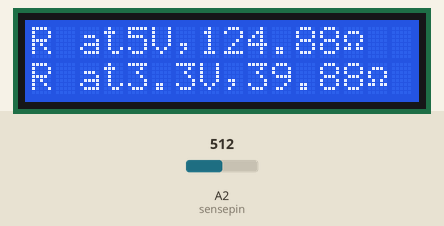
The sketch below on a simulated Arduino Uno, built with avr-gcc and run on an emulated ATmega328P. Shown: 16×2 character LCD. The inputs (shaded band) are chosen by the test bench; at power-on: A2 (sensepin) = 512.

Above: at 14.7 s.
14.8 s: A2 (sensepin) set to 0
At 18.4 s:
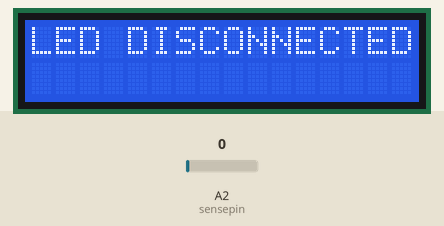
28.3 s: A2 (sensepin) set to 122
At 29.2 s:
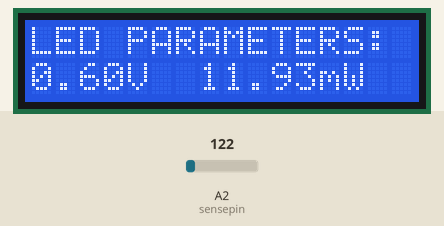
41.8 s: A2 (sensepin) set to 306
At 47.1 s:
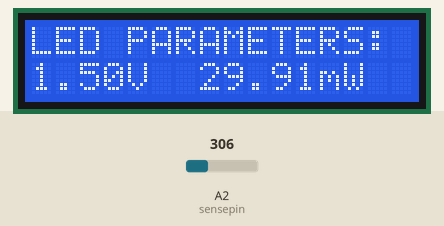
Timing chart, 0 to 48.6 s (numbered marks = the images above; inputs shaded):
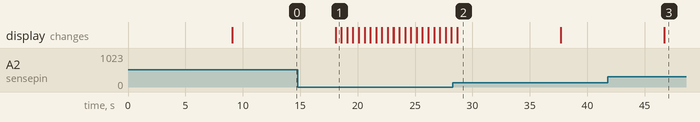

Measured:
- after the input at 14.8 s, the display: first differs from a run without the input after 3.3 s (image 1)
- after the input at 28.3 s, the display: first differs from a run without the input after 0.38 s (image 2)
- what the display in image 1 shows lasts 0.5 s, from 18.1 s to 18.6 s
- what the display in image 2 shows lasts 9.0 s, from 28.7 s to 37.7 s

The sketch:

LED_configuration_system.ino
```cpp
#include <LiquidCrystal.h>

const float voltageTotal = 5.0;
const float current = 0.02;
const float voltageAlt = 3.3;
const char ohm = 0xf4;
//voltage reading resoulution factor
const float resolution = (5.0 / 1023.0);
//assign the pins of the LCD to respective sockets of Arduino
const int rs = 12, en = 11, d4 = 5, d5 = 4, d6 = 3, d7 = 2;
//Initialize the library with 4 bit data exchange interface
int sensepin = A2;
int Read;
float voltage;
float resistance;
float resistanceAlt;
float power;

LiquidCrystal lcd(rs, en, d4, d5, d6, d7);
void setup() {
  //initialize 16x2 LCD
  lcd.begin(16, 2);
}

void loop() {
  //read analog signal
  Read = analogRead(sensepin);
  voltage = Read * resolution;
  resistance = (voltageTotal - voltage) / current;
  power = voltage * current;
  //Resistance at different source voltage
  resistanceAlt = ((voltageAlt - voltage) / current);

 //checks wheather LED is connected

 if (voltage<5.0 && voltage>0)
 {
    lcd.setCursor(0, 0);
    lcd.print("LED PARAMETERS:");
    lcd.setCursor(0, 1);
    lcd.print(voltage);
    lcd.print("V  ");
    lcd.print(power * 1000);
    lcd.print("mW");
    delay(9000);
    lcd.clear();

    //displaying LED recomendations at 5 volt supply
    lcd.setCursor(0, 0);
    lcd.print("R at5V,");
    lcd.print(resistance);
    lcd.print(ohm);
    //displaying LED recomendations at 3.3 volt supply
    lcd.setCursor(0, 1);
    lcd.print("R at3.3V,");
    lcd.print(resistanceAlt);
    lcd.print(ohm);
    delay(9000);
    lcd.clear();
  }
  else if (voltage = 5.0)
  {
    lcd.setCursor(0, 0);
    lcd.print("LED DISCONNECTED");
    delay(500);
    lcd.clear();
  }

}
```
